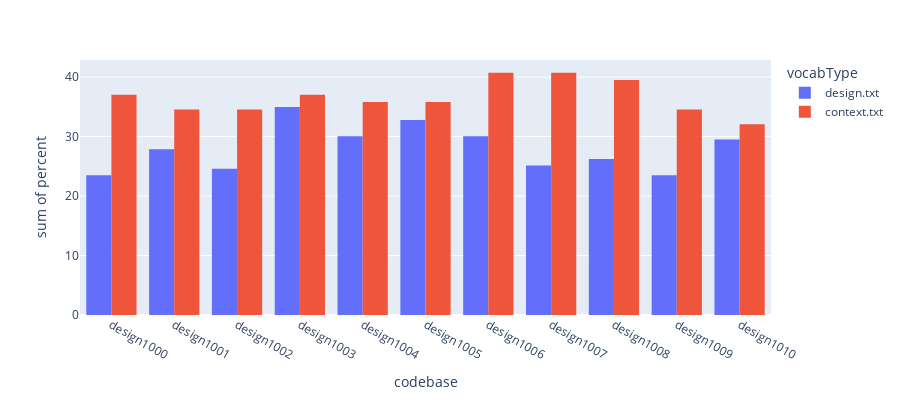

Notebook source saved alongside this figure:
### Markdown cell above
# Reverse Analysis

Percentage of words from `vocabularies/final/{design,context}` that appear in each submission

### Code cell
import os
import json
import plotly.express as px

# path to post-ML txt files
finalFolder = "./vocabularies/final/"

output = {"codebase": [], "vocabType": [], "percent": []}


def compareVocabFile(fileName: str):
    with open("../debug-output.json", encoding="utf-8") as jsonString:
        cleanedParserOutput = json.load(jsonString)

        with open(os.path.join(finalFolder, fileName), encoding="utf-8") as txtFile:
            words = txtFile.read().split()

            # loop thru each codebase
            for codebasePath in cleanedParserOutput:
                codebaseName = codebasePath.split("/")[-1]
                countSeen = 0

                identifiers: list[str] = cleanedParserOutput[codebasePath][
                    "processedIdentifiers"
                ]

                for word in words:
                    if word in identifiers:
                        countSeen += 1

                # divide `count` by `total` to get a percentage
                percent = countSeen / len(words)

                output["codebase"].append(codebaseName)
                output["vocabType"].append(fileName)
                output["percent"].append(percent * 100)


compareVocabFile("design.txt")
compareVocabFile("context.txt")
print(output)

fig = px.histogram(
    output, x="codebase", y="percent", color="vocabType", barmode="group", height=400
)
fig.show()

### Figure 1 — Plotly figure (JSON) as saved in the notebook; plotly's stock layout.template omitted (floating-point values rounded to 4 significant figures)
{"data": [{"alignmentgroup": "True", "bingroup": "x", "histfunc": "sum", "hovertemplate": "vocabType=design.txt<br>codebase=%{x}<br>sum of percent=%{y}<extra></extra>", "legendgroup": "design.txt", "marker": {"color": "#636efa", "pattern": {"shape": ""}}, "name": "design.txt", "offsetgroup": "design.txt", "orientation": "v", "showlegend": true, "type": "histogram", "x": ["design1000", "design1001", "design1002", "design1003", "design1004", "design1005", "design1006", "design1007", "design1008", "design1009", "design1010"], "xaxis": "x", "y": [23.5, 27.87, 24.59, 34.97, 30.05, 32.79, 30.05, 25.14, 26.23, 23.5, 29.51], "yaxis": "y"}, {"alignmentgroup": "True", "bingroup": "x", "histfunc": "sum", "hovertemplate": "vocabType=context.txt<br>codebase=%{x}<br>sum of percent=%{y}<extra></extra>", "legendgroup": "context.txt", "marker": {"color": "#EF553B", "pattern": {"shape": ""}}, "name": "context.txt", "offsetgroup": "context.txt", "orientation": "v", "showlegend": true, "type": "histogram", "x": ["design1000", "design1001", "design1002", "design1003", "design1004", "design1005", "design1006", "design1007", "design1008", "design1009", "design1010"], "xaxis": "x", "y": [37.04, 34.57, 34.57, 37.04, 35.8, 35.8, 40.74, 40.74, 39.51, 34.57, 32.1], "yaxis": "y"}], "layout": {"barmode": "group", "height": 400, "legend": {"title": {"text": "vocabType"}, "tracegroupgap": 0}, "margin": {"t": 60}, "xaxis": {"anchor": "y", "domain": [0, 1], "title": {"text": "codebase"}}, "yaxis": {"anchor": "x", "domain": [0, 1], "title": {"text": "sum of percent"}}}}
